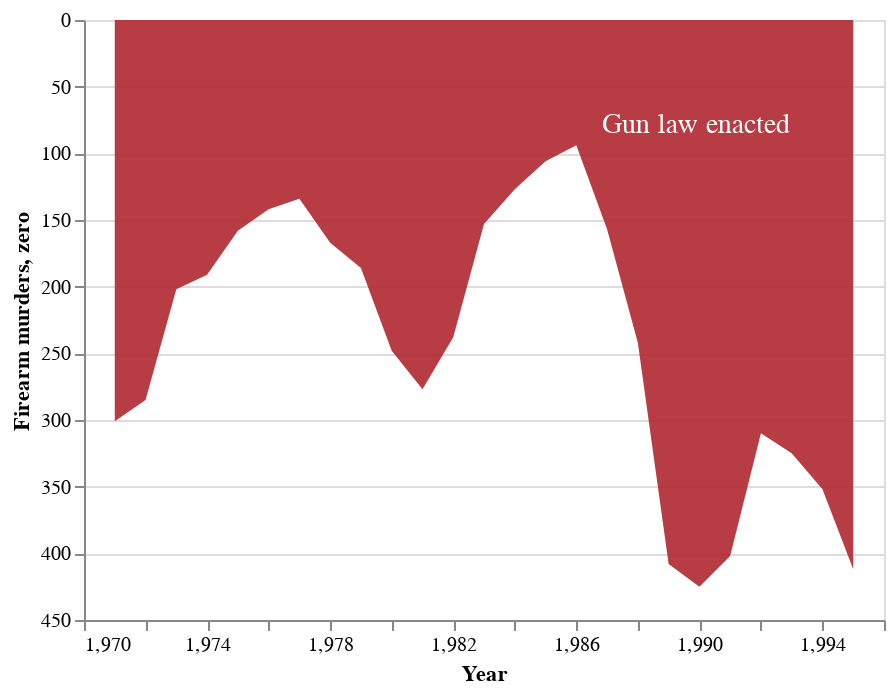

The notebook cell saved with this chart:
### Markdown cell above
**Question 3.4** 
<br> {points: 3}

Great! We have a base now! Next, we need to make a plot that has the text on it add it to our area base plot. 

First make a text mark using `.mark_text()`. The data that you use to make this plot should be filtered to only include the `Year` 1986 which is when the gun law was enacted. 
The font for your text should be size 14, white in color with `dx` and `dy` positions of 60 and -10 respectively. Set the text argument in `.encode()` to the desired label. You will need to use `text=alt.value(...)`. This plot should be named `text_plot`. 

We have added the two plots together for you and saved them in an object named `text_area_plot` (Order matters when we layer plots together).

### Code cell
filtered_data = guns_df[guns_df['Year'] == 1986]

text_plot = alt.Chart(filtered_data).mark_text(size=14,color='white',dx=60,dy=-10).encode(
    alt.X('Year'),
    alt.Y('Firearm murders'),
    text=alt.value('Gun law enacted'))



text_area_plot = area_plot + text_plot
text_area_plot

### Figure 1 — Vega-Lite specification as saved in the notebook (floating-point values rounded to 4 significant figures)
{"config": {"view": {"continuousWidth": 400, "continuousHeight": 300}}, "layer": [{"data": {"name": "data-b655b91912e6e839c53e4b74dbd85033"}, "mark": {"type": "area", "color": "#b0272f", "opacity": 0.9}, "encoding": {"x": {"type": "quantitative", "axis": {"grid": false}, "field": "Year"}, "y": {"type": "quantitative", "field": "Firearm murders", "scale": {"reverse": true}, "title": "Firearm murders, zero"}}}, {"data": {"name": "data-5655da6788834189ecb9057630f7b6af"}, "mark": {"type": "text", "color": "white", "dx": 60, "dy": -10, "size": 14}, "encoding": {"text": {"value": "Gun law enacted"}, "x": {"type": "quantitative", "field": "Year"}, "y": {"type": "quantitative", "field": "Firearm murders"}}}], "$schema": "https://vega.github.io/schema/vega-lite/v4.8.1.json", "datasets": {"data-b655b91912e6e839c53e4b74dbd85033": [{"Year": 1971, "Firearm murders": 301}, {"Year": 1972, "Firearm murders": 285}, {"Year": 1973, "Firearm murders": 202}, {"Year": 1974, "Firearm murders": 191}, {"Year": 1975, "Firearm murders": 158}, {"Year": 1976, "Firearm murders": 142}, {"Year": 1977, "Firearm murders": 134}, {"Year": 1978, "Firearm murders": 167}, {"Year": 1979, "Firearm murders": 186}, {"Year": 1980, "Firearm murders": 248}, {"Year": 1981, "Firearm murders": 277}, {"Year": 1982, "Firearm murders": 238}, {"Year": 1983, "Firearm murders": 153}, {"Year": 1984, "Firearm murders": 127}, {"Year": 1985, "Firearm murders": 106}, {"Year": 1986, "Firearm murders": 94}, {"Year": 1987, "Firearm murders": 157}, {"Year": 1988, "Firearm murders": 242}, {"Year": 1989, "Firearm murders": 408}, {"Year": 1990, "Firearm murders": 425}, {"Year": 1991, "Firearm murders": 402}, {"Year": 1992, "Firearm murders": 310}, {"Year": 1993, "Firearm murders": 325}, {"Year": 1994, "Firearm murders": 352}, {"Year": 1995, "Firearm murders": 412}], "data-5655da6788834189ecb9057630f7b6af": [{"Year": 1986, "Firearm murders": 94}]}}
